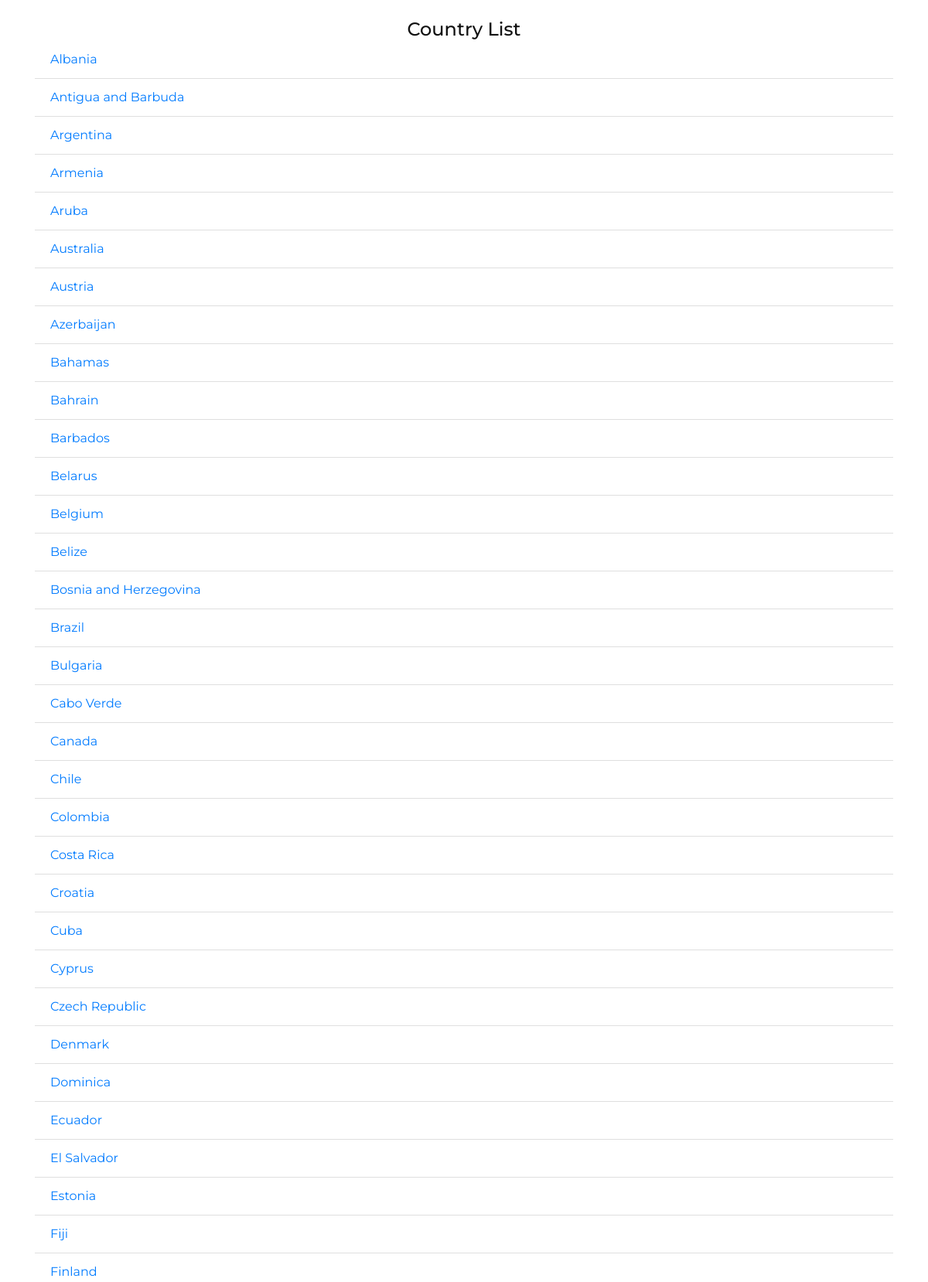
The page / (upper part) on the database its author committed.
### chart/models.py (models this page shows, shortened)
class Country(models.Model):
    name = models.CharField(max_length=150)

### chart/views.py (the view)
# urls.py: path('', Index.as_view(), name='index'),
class Index(generic.ListView):
    model = Country
    template_name = 'index.html'

### templates/index.html (shortened to what this page needs)
{% extends 'base.html' %}
{% block content %}
    <div class="container">
        <div class="row py-4">
            <div class="col-md-12">
                <h4 class="text-center">Country List</h4>
            </div class="">
             <div class="col-md-12">
                <ul class="list-group-flush list-unstyled">
                    {% for country in object_list %}
                    <li class="list-group-item">
                        <a href="{% url 'chart' country.name %}" class="text-decoration-none">
                            {{ country.name }}
                        </a>
                    </li>
                    {% endfor %}
                </ul>
            </div>
        </div>
    </div>
{% endblock content %}

### templates/base.html (shortened to what this page needs)
{% load static %}
<!DOCTYPE html>
<html lang="en">
<head>
    <link rel="stylesheet" href="{% static 'css/bootstrap.min.css' %}" type="text/css">
    <link rel="stylesheet" href="{% static 'css/font-awesome.min.css' %}" type="text/css">
    <link rel="stylesheet" href="{% static 'css/nice-select.css' %}" type="text/css">
    <link rel="stylesheet" href="{% static 'css/owl.carousel.min.css' %}" type="text/css">
    <link rel="stylesheet" href="{% static 'css/magnific-popup.css' %}" type="text/css">
    <link rel="stylesheet" href="{% static 'css/slicknav.min.css' %}" type="text/css">
    <link rel="stylesheet" href="{% static 'css/style.css' %}" type="text/css">
</head>
<body>
<div>
    {% block content %}
    {% endblock content %}
</div>
</body>
</html>

### static/css/style.css (style rules this page uses)
html, body { height: 100%; font-family: "Montserrat", sans-serif; -webkit-font-smoothing: antialiased; font-smoothing: antialiased; background: none; }
h1, h2, h3, h4, h5, h6 { margin: 0; color: #111111; font-weight: 500; font-family: "Montserrat", sans-serif; }
h4 { font-size: 24px; }
ul, ol { padding: 0; margin: 0; }

### rows shown on the page
Country: name "Albania"
Country: name "Antigua and Barbuda"
Country: name "Argentina"
Country: name "Armenia"
Country: name "Aruba"
Country: name "Australia"
Country: name "Austria"
Country: name "Azerbaijan"
Country: name "Bahamas"
Country: name "Bahrain"
Country: name "Barbados"
Country: name "Belarus"
Country: name "Belgium"
Country: name "Belize"
Country: name "Bosnia and Herzegovina"
Country: name "Brazil"
Country: name "Bulgaria"
Country: name "Cabo Verde"
Country: name "Canada"
Country: name "Chile"
Country: name "Colombia"
Country: name "Costa Rica"
Country: name "Croatia"
Country: name "Cuba"
Country: name "Cyprus"
Country: name "Czech Republic"
Country: name "Denmark"
Country: name "Dominica"
Country: name "Ecuador"
Country: name "El Salvador"
Country: name "Estonia"
Country: name "Fiji"
Country: name "Finland"
